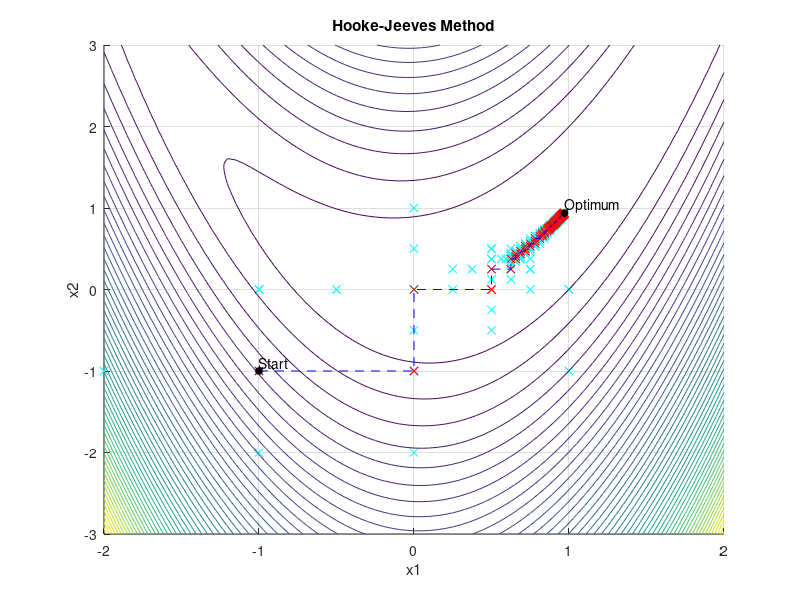

Write MATLAB code to recreate this figure.
clc; clear; close all;

% Objective function - Rosenbrock's function
rosenbrock_func = @(x) (1 - x(1))^2 + 5 * (x(2) - x(1)^2)^2;

% Starting point
x = [-1, -1];

% Parameters
alpha = 1; % Step size
epsilon = 1e-6; % Tolerance
gamma = 0.5; % Step reduction factor
max_iter = 100; % Max number of iterations
max_f_calls = 1000; % Max number of function evaluations
sgn = [-1, 1]; % Search directions
basis_vec = [1, 0; 0, 1]; % Basis vectors for x and y directions

% Initialization
n = length(x);
y = rosenbrock_func(x);
iter = 0;
f_calls = 0;
trajectory_track = x; % Store trajectory points
hold on;

%% Hooke-Jeeves Method
while alpha > epsilon && iter < max_iter && f_calls < max_f_calls
    x_best = x;
    y_best = y;
    improvement = false;

    % Exploratory search
    for i = 1:n
        for l = sgn
            x_new = x + l * alpha * basis_vec(i, :);
            y_new = rosenbrock_func(x_new);
            f_calls = f_calls + 1;
            plot(x_new(1),x_new(2),'cx'); % Mark directions

            if y_new < y_best
                x_best = x_new; 
                y_best = y_new;
                improvement = true;
            end
        end
    end

    if improvement
        x = x_best;
        y = y_best;
        trajectory_track = [trajectory_track; x]; % Store trajectory
    else
        alpha = alpha * gamma; % Reduce step size
    end

    iter = iter + 1;
end

%% Plotting
[X1, X2] = meshgrid(-2:0.05:2, -3:0.05:3);
F = (1 - X1).^2 + 5 * (X2 - X1.^2).^2;
contour(X1, X2, F, 50);

% Trajectory points
plot(trajectory_track(:,1), trajectory_track(:,2),'rx');
% Trajectory line
plot(trajectory_track(:, 1), trajectory_track(:, 2),'b--');
% Starting point
plot(trajectory_track(1,1), trajectory_track(1,2),'ko','MarkerSize',5,'MarkerFaceColor','k');
text(trajectory_track(1,1), trajectory_track(1,2) + 0.1, sprintf('Start'));
% Solution - Optimal point
plot(trajectory_track(end,1), trajectory_track(end,2),'ko','MarkerSize',5,'MarkerFaceColor','k');
text(trajectory_track(end,1), trajectory_track(end,2) + 0.1, sprintf('Optimum'));
xlabel('x1'); ylabel('x2'); title('Hooke-Jeeves Method');
grid on;
hold off;

%% Printing
% Console output for number of iterations and func calls
disp(['Number of interations done: ', num2str(iter)]);
disp(['Number of function calls: ', num2str(f_calls)]);